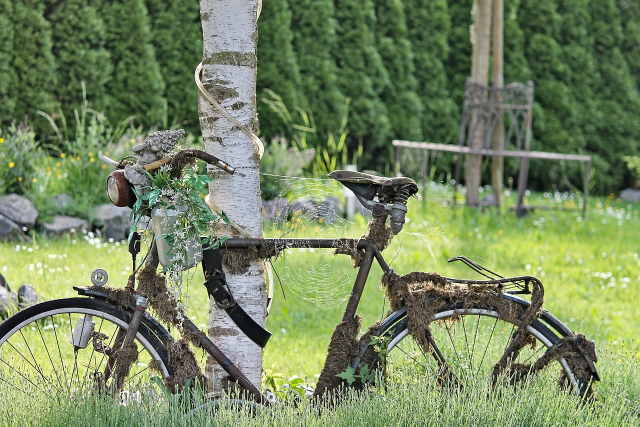
#> input picture imagens_originais/bike-3406889_1280.jpg, 1280 x 853 px (shown at 1/2 size); its folder holds only this picture in this run
$ python normal.py
#> lines starting #> are read from the running program, lines starting #| are printed output that depends on the picture
from PIL import Image, ImageEnhance
import os
import time

def processar_imagens(image_path, output_dir, size=(800, 600)):
#> called with image_path = 'imagens_originais/bike-3406889_1280.jpg', output_dir = 'imagens_convertidas', size = (800, 600)
    try:
        img = Image.open(image_path)
#> img is the input picture: PIL image 1280x853 RGB; mean R, G, B 117.7, 134.4, 95.6
        img_resized = img.resize(size)
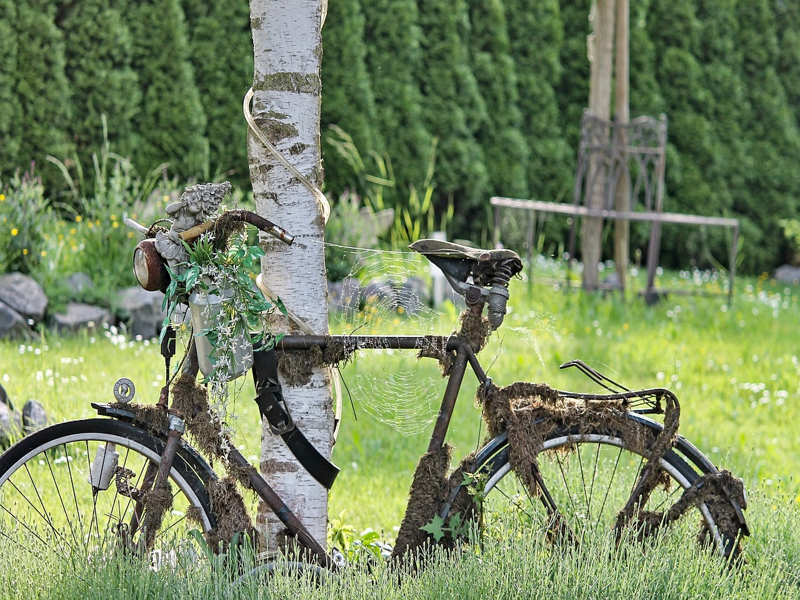
#> img_resized: PIL image 800x600 RGB; mean R, G, B 117.7, 134.4, 95.6
        img_bw = img_resized.convert("L")
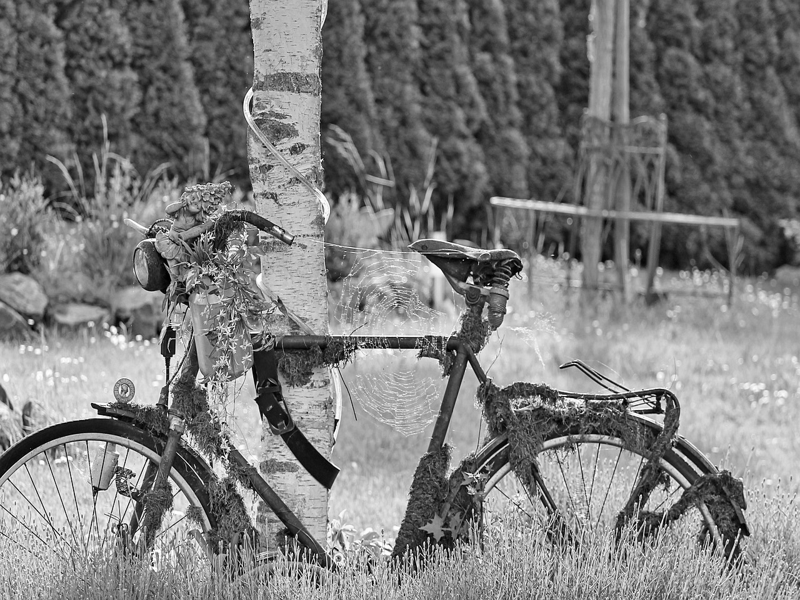
#> img_bw: PIL image 800x600 L; min 0, max 255, mean 125
        enhancer = ImageEnhance.Contrast(img_bw)
        img_contrast = enhancer.enhance(2.0)
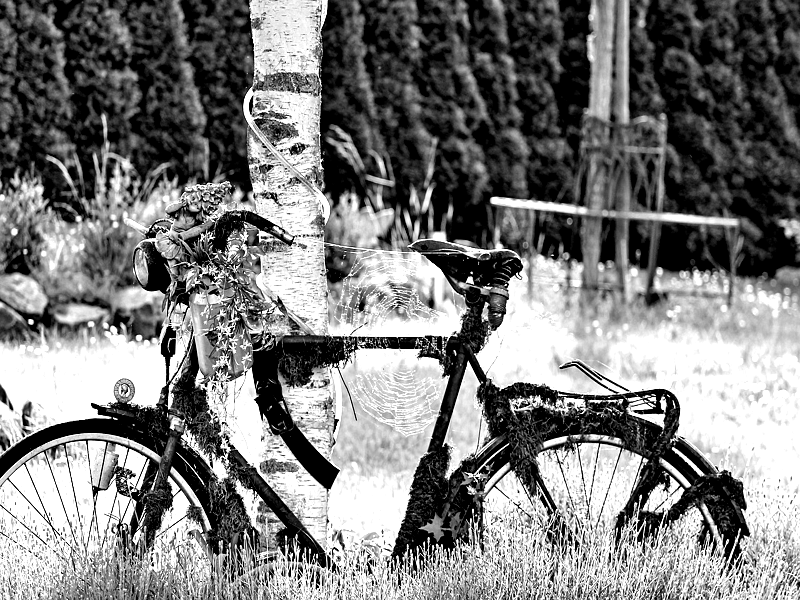
#> img_contrast: PIL image 800x600 L; min 0, max 255, mean 124.4
        image_name = os.path.basename(image_path)
        img_contrast.save(os.path.join(output_dir, f"processed_{image_name}"))

    except Exception as e:
        print(f"Erro ao processar {image_path}: {e}")

output_dir = 'imagens_convertidas'
os.makedirs(output_dir, exist_ok=True)

image_dir = 'imagens_originais'
images = [os.path.join(image_dir, img) for img in os.listdir(image_dir) if img.endswith(('jpg', 'jpeg', 'png'))]

start_time = time.time()
for image in images:
    processar_imagens(image, output_dir)

end_time = time.time()
print(f"Tempo total da versão sequencial: {end_time - start_time:.2f} segundos")

$ run again, on imagens_originais/vintage-16726_1280.jpg
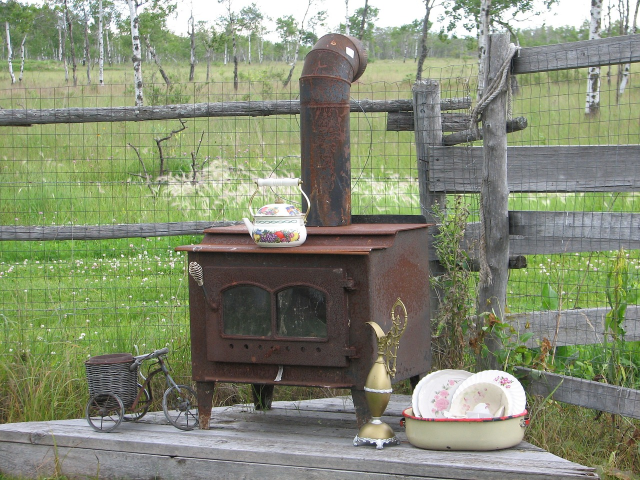
#> input picture imagens_originais/vintage-16726_1280.jpg, 1280 x 960 px (shown at 1/2 size)
#> in processar_imagens, img is the input picture: PIL image 1280x960 RGB; mean R, G, B 132.9, 139.3, 115.2
#> in processar_imagens, `img_bw = img_resized.convert("L")`:
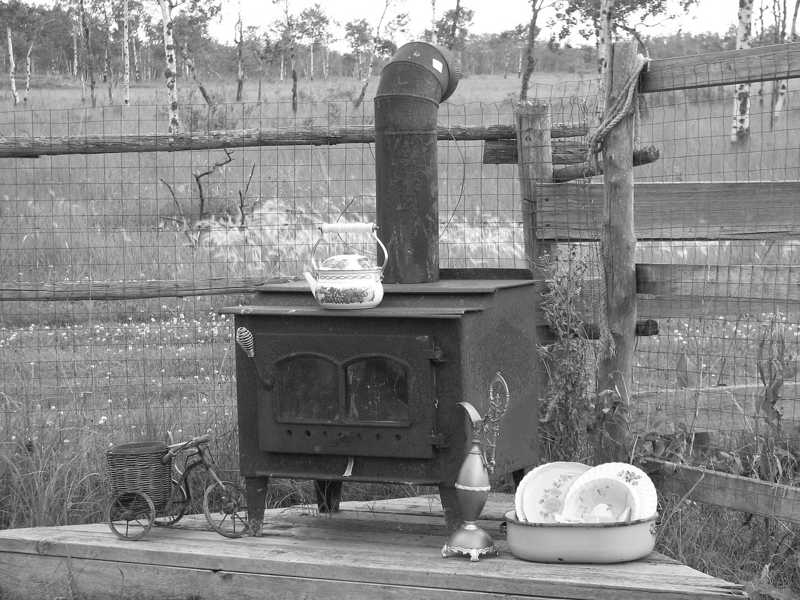
#> img_bw: PIL image 800x600 L; min 11, max 255, mean 134.6
#> in processar_imagens, `img_contrast = enhancer.enhance(2.0)`:
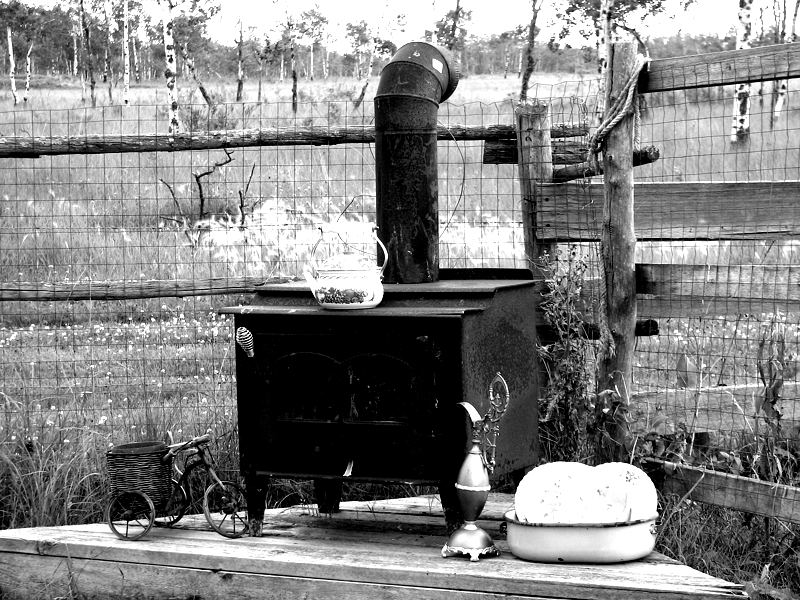
#> img_contrast: PIL image 800x600 L; min 0, max 255, mean 130.6

$ run again, on imagens_originais/bottles-5478656_1280.jpg
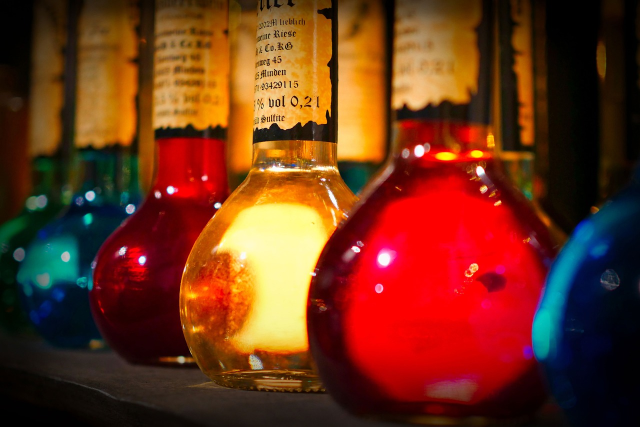
#> input picture imagens_originais/bottles-5478656_1280.jpg, 1280 x 853 px (shown at 1/2 size)
#> in processar_imagens, img is the input picture: PIL image 1280x853 RGB; mean R, G, B 110, 50.7, 25.4
#> in processar_imagens, `img_resized = img.resize(size)`:
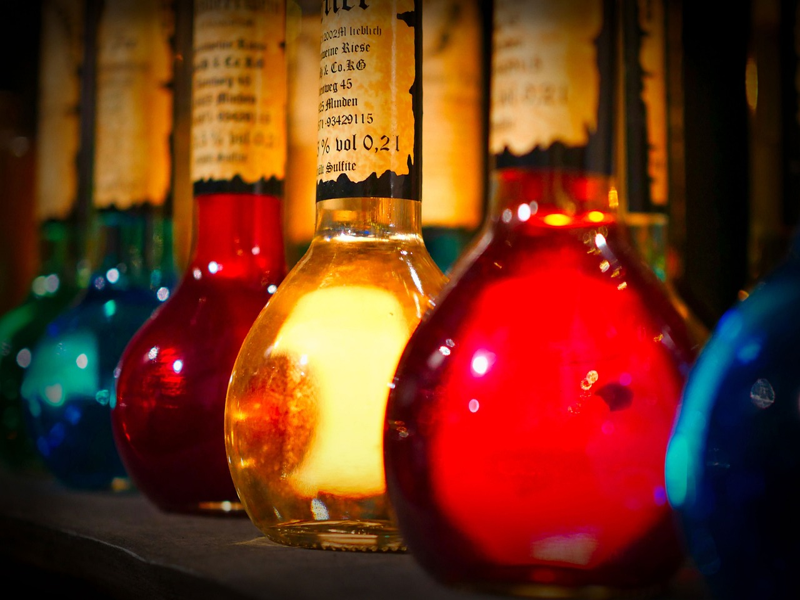
#> img_resized: PIL image 800x600 RGB; mean R, G, B 110, 50.7, 25.4
#> in processar_imagens, `img_contrast = enhancer.enhance(2.0)`:
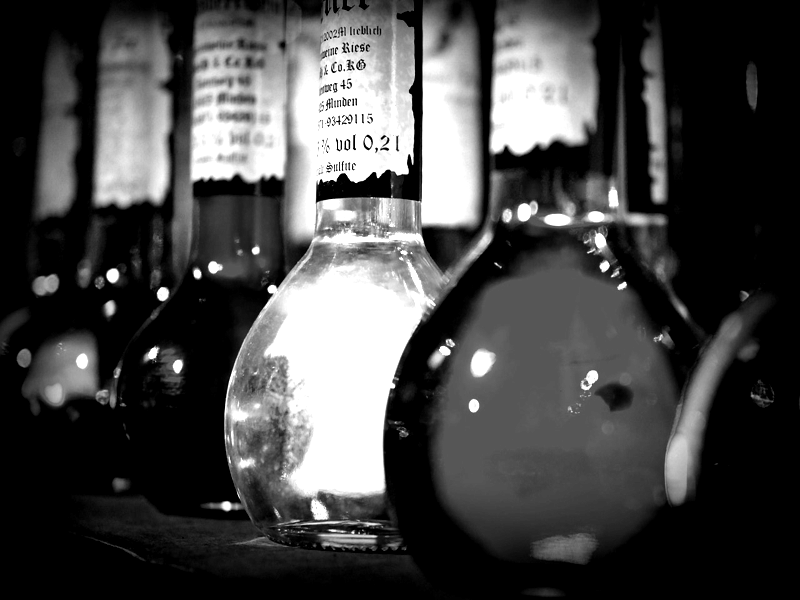
#> img_contrast: PIL image 800x600 L; min 0, max 255, mean 71.1

$ run again, on imagens_originais/man-1828202_1280.jpg
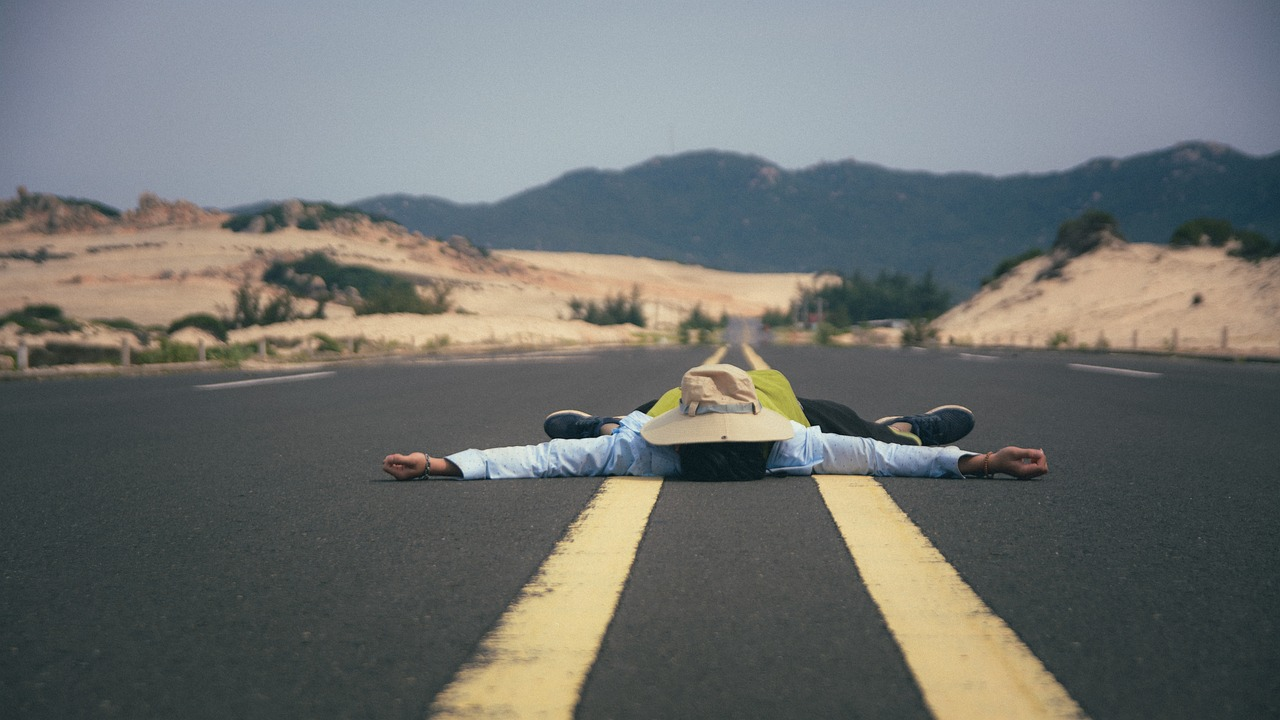
#> input picture imagens_originais/man-1828202_1280.jpg, 1280 x 720 px
#> in processar_imagens, img is the input picture: PIL image 1280x720 RGB; mean R, G, B 111.2, 113.8, 111.6
#> in processar_imagens, `img_bw = img_resized.convert("L")`:
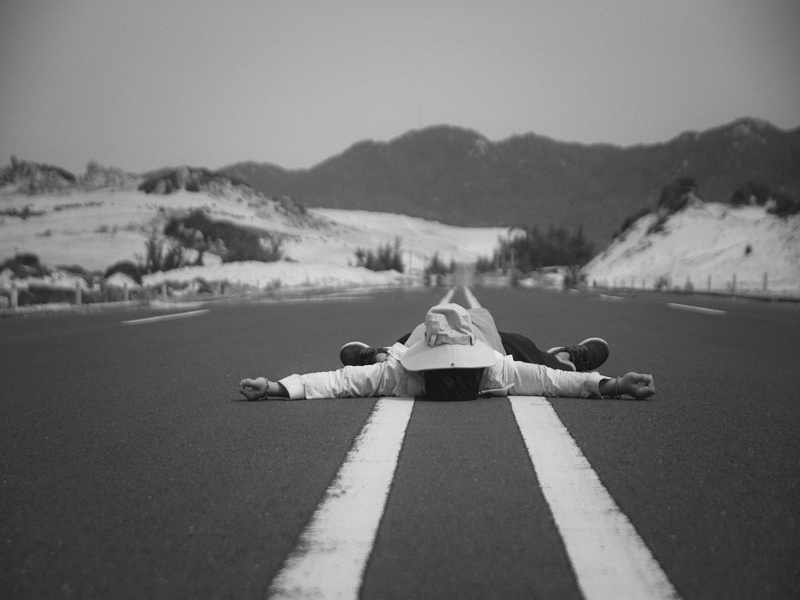
#> img_bw: PIL image 800x600 L; min 12, max 239, mean 112.8
#> in processar_imagens, `img_contrast = enhancer.enhance(2.0)`:
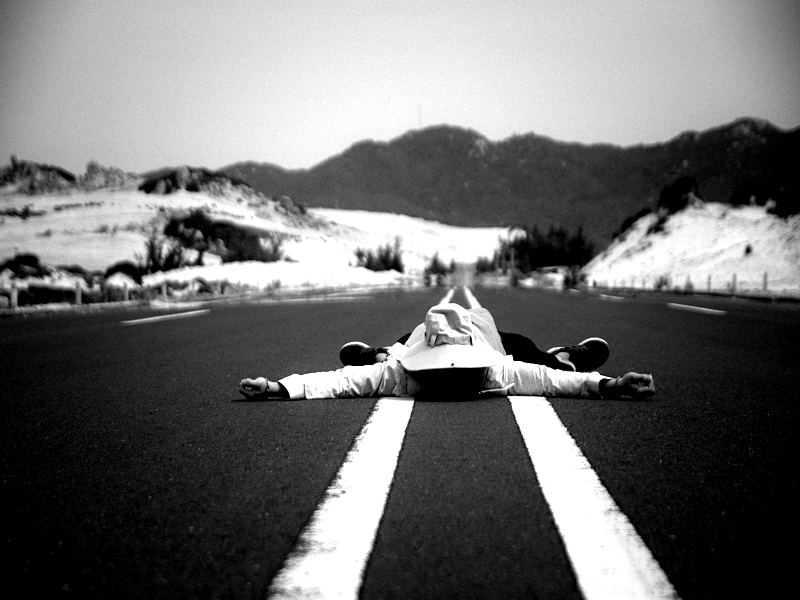
#> img_contrast: PIL image 800x600 L; min 0, max 255, mean 111.9

$ run again, on imagens_originais/man-794514_1280.jpg
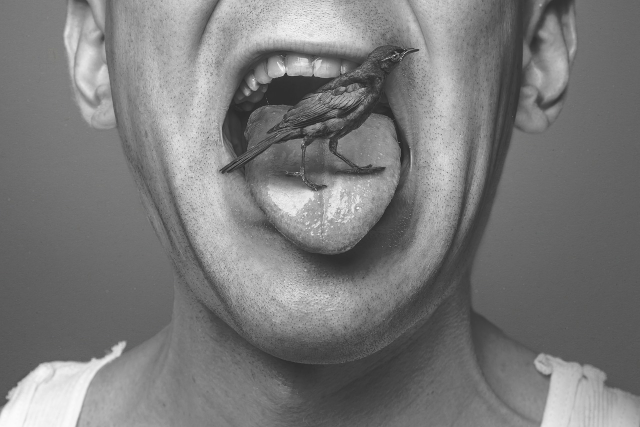
#> input picture imagens_originais/man-794514_1280.jpg, 1280 x 854 px (shown at 1/2 size)
#> in processar_imagens, img is the input picture: PIL image 1280x854 RGB; mean R, G, B 121.7, 121.7, 121.7
#> in processar_imagens, `img_resized = img.resize(size)`:
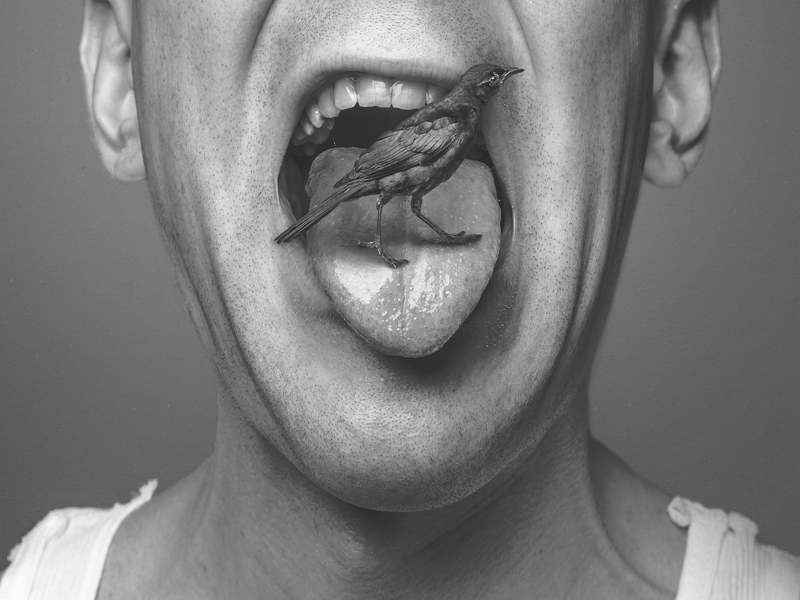
#> img_resized: PIL image 800x600 RGB; mean R, G, B 121.7, 121.7, 121.7
#> in processar_imagens, `img_contrast = enhancer.enhance(2.0)`:
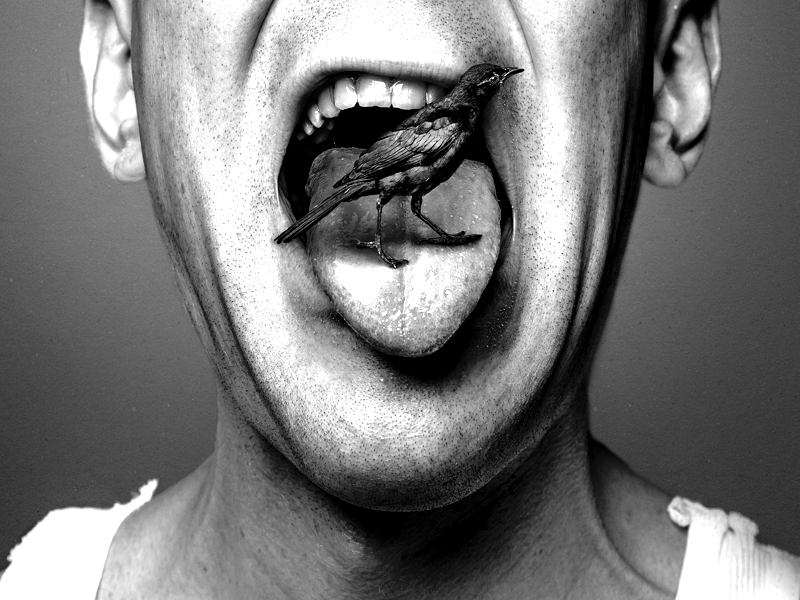
#> img_contrast: PIL image 800x600 L; min 0, max 255, mean 118.5
